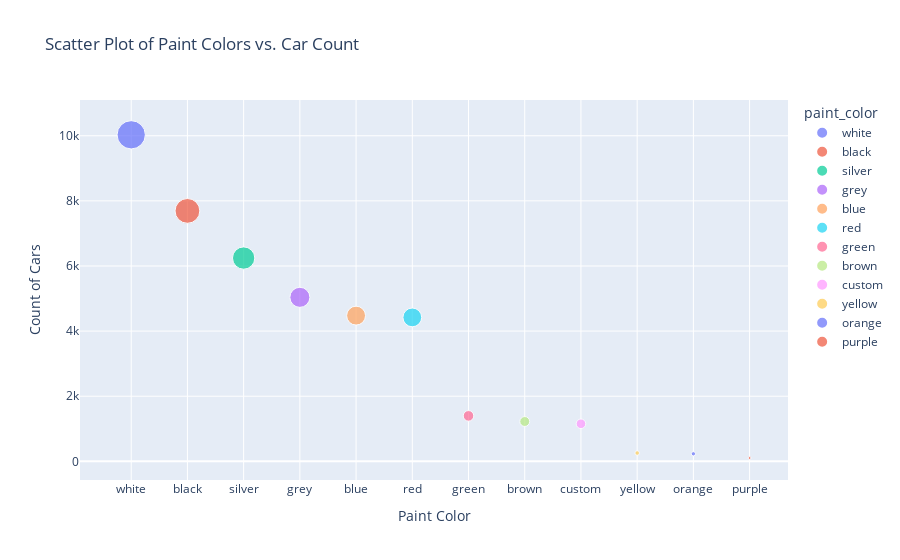

This figure's notebook cell:
### Code cell
fig = px.scatter(df_3, x='paint_color', y='count', 
                 title='Scatter Plot of Paint Colors vs. Car Count',
                 size='count', color='paint_color')
fig.update_layout(xaxis_title='Paint Color', yaxis_title='Count of Cars')
fig.show()

### Figure 1 — Plotly figure (JSON) as saved in the notebook; plotly's stock layout.template omitted (floating-point values rounded to 4 significant figures)
{"data": [{"hovertemplate": "paint_color=%{x}<br>count=%{marker.size}<extra></extra>", "legendgroup": "white", "marker": {"color": "#636efa", "size": [10029], "sizemode": "area", "sizeref": 25.07, "symbol": "circle"}, "mode": "markers", "name": "white", "orientation": "v", "showlegend": true, "type": "scatter", "x": ["white"], "xaxis": "x", "y": [10029], "yaxis": "y"}, {"hovertemplate": "paint_color=%{x}<br>count=%{marker.size}<extra></extra>", "legendgroup": "black", "marker": {"color": "#EF553B", "size": [7692], "sizemode": "area", "sizeref": 25.07, "symbol": "circle"}, "mode": "markers", "name": "black", "orientation": "v", "showlegend": true, "type": "scatter", "x": ["black"], "xaxis": "x", "y": [7692], "yaxis": "y"}, {"hovertemplate": "paint_color=%{x}<br>count=%{marker.size}<extra></extra>", "legendgroup": "silver", "marker": {"color": "#00cc96", "size": [6244], "sizemode": "area", "sizeref": 25.07, "symbol": "circle"}, "mode": "markers", "name": "silver", "orientation": "v", "showlegend": true, "type": "scatter", "x": ["silver"], "xaxis": "x", "y": [6244], "yaxis": "y"}, {"hovertemplate": "paint_color=%{x}<br>count=%{marker.size}<extra></extra>", "legendgroup": "grey", "marker": {"color": "#ab63fa", "size": [5037], "sizemode": "area", "sizeref": 25.07, "symbol": "circle"}, "mode": "markers", "name": "grey", "orientation": "v", "showlegend": true, "type": "scatter", "x": ["grey"], "xaxis": "x", "y": [5037], "yaxis": "y"}, {"hovertemplate": "paint_color=%{x}<br>count=%{marker.size}<extra></extra>", "legendgroup": "blue", "marker": {"color": "#FFA15A", "size": [4475], "sizemode": "area", "sizeref": 25.07, "symbol": "circle"}, "mode": "markers", "name": "blue", "orientation": "v", "showlegend": true, "type": "scatter", "x": ["blue"], "xaxis": "x", "y": [4475], "yaxis": "y"}, {"hovertemplate": "paint_color=%{x}<br>count=%{marker.size}<extra></extra>", "legendgroup": "red", "marker": {"color": "#19d3f3", "size": [4421], "sizemode": "area", "sizeref": 25.07, "symbol": "circle"}, "mode": "markers", "name": "red", "orientation": "v", "showlegend": true, "type": "scatter", "x": ["red"], "xaxis": "x", "y": [4421], "yaxis": "y"}, {"hovertemplate": "paint_color=%{x}<br>count=%{marker.size}<extra></extra>", "legendgroup": "green", "marker": {"color": "#FF6692", "size": [1396], "sizemode": "area", "sizeref": 25.07, "symbol": "circle"}, "mode": "markers", "name": "green", "orientation": "v", "showlegend": true, "type": "scatter", "x": ["green"], "xaxis": "x", "y": [1396], "yaxis": "y"}, {"hovertemplate": "paint_color=%{x}<br>count=%{marker.size}<extra></extra>", "legendgroup": "brown", "marker": {"color": "#B6E880", "size": [1223], "sizemode": "area", "sizeref": 25.07, "symbol": "circle"}, "mode": "markers", "name": "brown", "orientation": "v", "showlegend": true, "type": "scatter", "x": ["brown"], "xaxis": "x", "y": [1223], "yaxis": "y"}, {"hovertemplate": "paint_color=%{x}<br>count=%{marker.size}<extra></extra>", "legendgroup": "custom", "marker": {"color": "#FF97FF", "size": [1153], "sizemode": "area", "sizeref": 25.07, "symbol": "circle"}, "mode": "markers", "name": "custom", "orientation": "v", "showlegend": true, "type": "scatter", "x": ["custom"], "xaxis": "x", "y": [1153], "yaxis": "y"}, {"hovertemplate": "paint_color=%{x}<br>count=%{marker.size}<extra></extra>", "legendgroup": "yellow", "marker": {"color": "#FECB52", "size": [255], "sizemode": "area", "sizeref": 25.07, "symbol": "circle"}, "mode": "markers", "name": "yellow", "orientation": "v", "showlegend": true, "type": "scatter", "x": ["yellow"], "xaxis": "x", "y": [255], "yaxis": "y"}, {"hovertemplate": "paint_color=%{x}<br>count=%{marker.size}<extra></extra>", "legendgroup": "orange", "marker": {"color": "#636efa", "size": [231], "sizemode": "area", "sizeref": 25.07, "symbol": "circle"}, "mode": "markers", "name": "orange", "orientation": "v", "showlegend": true, "type": "scatter", "x": ["orange"], "xaxis": "x", "y": [231], "yaxis": "y"}, {"hovertemplate": "paint_color=%{x}<br>count=%{marker.size}<extra></extra>", "legendgroup": "purple", "marker": {"color": "#EF553B", "size": [102], "sizemode": "area", "sizeref": 25.07, "symbol": "circle"}, "mode": "markers", "name": "purple", "orientation": "v", "showlegend": true, "type": "scatter", "x": ["purple"], "xaxis": "x", "y": [102], "yaxis": "y"}], "layout": {"legend": {"itemsizing": "constant", "title": {"text": "paint_color"}, "tracegroupgap": 0}, "title": {"text": "Scatter Plot of Paint Colors vs. Car Count"}, "xaxis": {"anchor": "y", "categoryarray": ["white", "black", "silver", "grey", "blue", "red", "green", "brown", "custom", "yellow", "orange", "purple"], "categoryorder": "array", "domain": [0, 1], "title": {"text": "Paint Color"}}, "yaxis": {"anchor": "x", "domain": [0, 1], "title": {"text": "Count of Cars"}}}}
